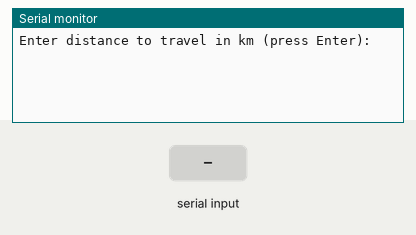
Bench run of a sketch on a simulated Arduino Uno, built with avr-gcc and run on an emulated ATmega328P. On the bench: the last lines printed to the serial monitor. The test bench sets the inputs (shaded band). Random numbers use the default seed unless the sketch sets one.

Above: at 1.0 s.
1.1 s: "90,45\n" received over Serial
At 3.0 s:
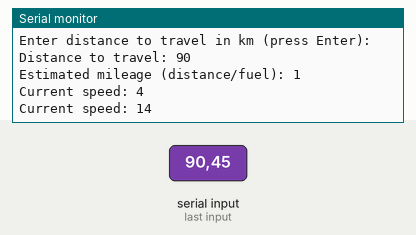
At 6.0 s:
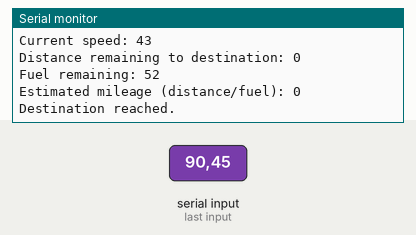
Timing chart, 0 to 7.5 s (numbered marks = the images above; inputs shaded):
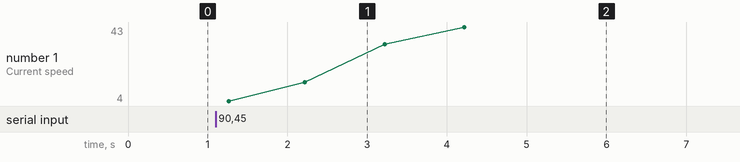

The sketch:

main.ino
```cpp
int distanceRemaining = 1000;
int fuelLitres = 60;
int speedKmph = 0;
int elapsedTicks = 0;

void printMileage() {
  if (fuelLitres <= 0) {
    Serial.println("Estimated mileage: unavailable (fuel is 0)");
    return;
  }

  int mileage = distanceRemaining / fuelLitres;
  Serial.print("Estimated mileage (distance/fuel): ");
  Serial.println(mileage);
}

void askDistance() {
  Serial.println("Enter distance to travel in km (press Enter):");

  while (!Serial.available()) {
    delay(100);
  }

  String input = Serial.readStringUntil('\n');
  input.trim();

  int parsed = input.toInt();
  if (parsed > 0) {
    distanceRemaining = parsed;
  } else {
    Serial.println("Invalid input. Using default distance: 1000 km");
  }

  Serial.print("Distance to travel: ");
  Serial.println(distanceRemaining);
}

void runSpeedCycle() {
  const int minSpeeds[4] = {0, 10, 20, 30};
  const int maxSpeeds[4] = {20, 25, 40, 45};

  for (int i = 0; i < 4; i++) {
    speedKmph = random(minSpeeds[i], maxSpeeds[i]);
    Serial.print("Current speed: ");
    Serial.println(speedKmph);

    fuelLitres -= 2;
    if (fuelLitres < 0) {
      fuelLitres = 0;
    }

    elapsedTicks++;
    delay(1000);
  }
}

void refillFuelIfNeeded() {
  if (fuelLitres > 45) {
    return;
  }

  Serial.println("FUEL LEVEL LOW.");
  Serial.println("Press 'r' to refill, or any other key to continue.");

  while (!Serial.available()) {
    delay(100);
  }

  int refillIntent = Serial.read();
  if (refillIntent != 'r' && refillIntent != 'R') {
    return;
  }

  Serial.println("How much fuel to refill?");
  Serial.println("a -> 60 litres");
  Serial.println("b -> 55 litres");
  Serial.println("c -> 50 litres");
  Serial.println("d -> 45 litres");

  while (!Serial.available()) {
    delay(100);
  }

  int option = Serial.read();
  switch (option) {
    case 'a':
      fuelLitres = 60;
      Serial.println("Filled to 60 litres.");
      break;
    case 'b':
      fuelLitres = 55;
      Serial.println("Filled to 55 litres.");
      break;
    case 'c':
      fuelLitres = 50;
      Serial.println("Filled to 50 litres.");
      break;
    case 'd':
      fuelLitres = 45;
      Serial.println("Filled to 45 litres.");
      break;
    default:
      Serial.println("Unknown choice. Fuel unchanged.");
      break;
  }
}

void checkDestination() {
  if (distanceRemaining <= 0) {
    Serial.println("Destination reached.");
    while (true) {
      delay(1000);
    }
  }

  Serial.println("Keep driving...");
}

void setup() {
  Serial.begin(9600);
  randomSeed(analogRead(A0));

  askDistance();
  printMileage();
}

void loop() {
  if (fuelLitres > 45) {
    runSpeedCycle();
  } else {
    refillFuelIfNeeded();
  }

  distanceRemaining -= 100;
  if (distanceRemaining < 0) {
    distanceRemaining = 0;
  }

  Serial.print("Distance remaining to destination: ");
  Serial.println(distanceRemaining);
  Serial.print("Fuel remaining: ");
  Serial.println(fuelLitres);

  printMileage();
  checkDestination();
}
```

Measured:
- after the input at 1.1 s, the serial monitor: prints a new line after 0.10 s (image 1)
